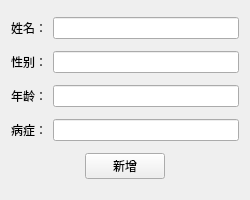
<?xml version="1.0" encoding="UTF-8"?>
<ui version="4.0">
 <class>AddPatient</class>
 <widget class="QWidget" name="AddPatient">
  <property name="geometry">
   <rect>
    <x>0</x>
    <y>0</y>
    <width>250</width>
    <height>200</height>
   </rect>
  </property>
  <property name="windowTitle">
   <string>新增病人</string>
  </property>
  <layout class="QVBoxLayout" name="verticalLayout">
   <item>
    <layout class="QHBoxLayout" name="horizontalLayout">
     <item>
      <widget class="QLabel" name="label">
       <property name="text">
        <string>姓名：</string>
       </property>
       <property name="alignment">
        <set>Qt::AlignCenter</set>
       </property>
      </widget>
     </item>
     <item>
      <widget class="QLineEdit" name="patientName_LE">
       <property name="text">
        <string/>
       </property>
      </widget>
     </item>
    </layout>
   </item>
   <item>
    <layout class="QHBoxLayout" name="horizontalLayout_2">
     <item>
      <widget class="QLabel" name="label_2">
       <property name="text">
        <string>性别：</string>
       </property>
       <property name="alignment">
        <set>Qt::AlignCenter</set>
       </property>
      </widget>
     </item>
     <item>
      <widget class="QLineEdit" name="patientSex_LE">
       <property name="text">
        <string/>
       </property>
      </widget>
     </item>
    </layout>
   </item>
   <item>
    <layout class="QHBoxLayout" name="horizontalLayout_3">
     <item>
      <widget class="QLabel" name="label_3">
       <property name="text">
        <string>年龄：</string>
       </property>
       <property name="alignment">
        <set>Qt::AlignCenter</set>
       </property>
      </widget>
     </item>
     <item>
      <widget class="QLineEdit" name="patientAge_LE"/>
     </item>
    </layout>
   </item>
   <item>
    <layout class="QHBoxLayout" name="horizontalLayout_4">
     <item>
      <widget class="QLabel" name="label_4">
       <property name="text">
        <string>病症：</string>
       </property>
       <property name="alignment">
        <set>Qt::AlignCenter</set>
       </property>
      </widget>
     </item>
     <item>
      <widget class="QLineEdit" name="patientIll_LE"/>
     </item>
    </layout>
   </item>
   <item>
    <layout class="QHBoxLayout" name="horizontalLayout_5">
     <item>
      <spacer name="horizontalSpacer">
       <property name="orientation">
        <enum>Qt::Horizontal</enum>
       </property>
       <property name="sizeHint" stdset="0">
        <size>
         <width>40</width>
         <height>20</height>
        </size>
       </property>
      </spacer>
     </item>
     <item>
      <widget class="QPushButton" name="addPatient_BT">
       <property name="text">
        <string>新增</string>
       </property>
      </widget>
     </item>
     <item>
      <spacer name="horizontalSpacer_2">
       <property name="orientation">
        <enum>Qt::Horizontal</enum>
       </property>
       <property name="sizeHint" stdset="0">
        <size>
         <width>40</width>
         <height>20</height>
        </size>
       </property>
      </spacer>
     </item>
    </layout>
   </item>
  </layout>
 </widget>
 <resources/>
 <connections/>
</ui>
